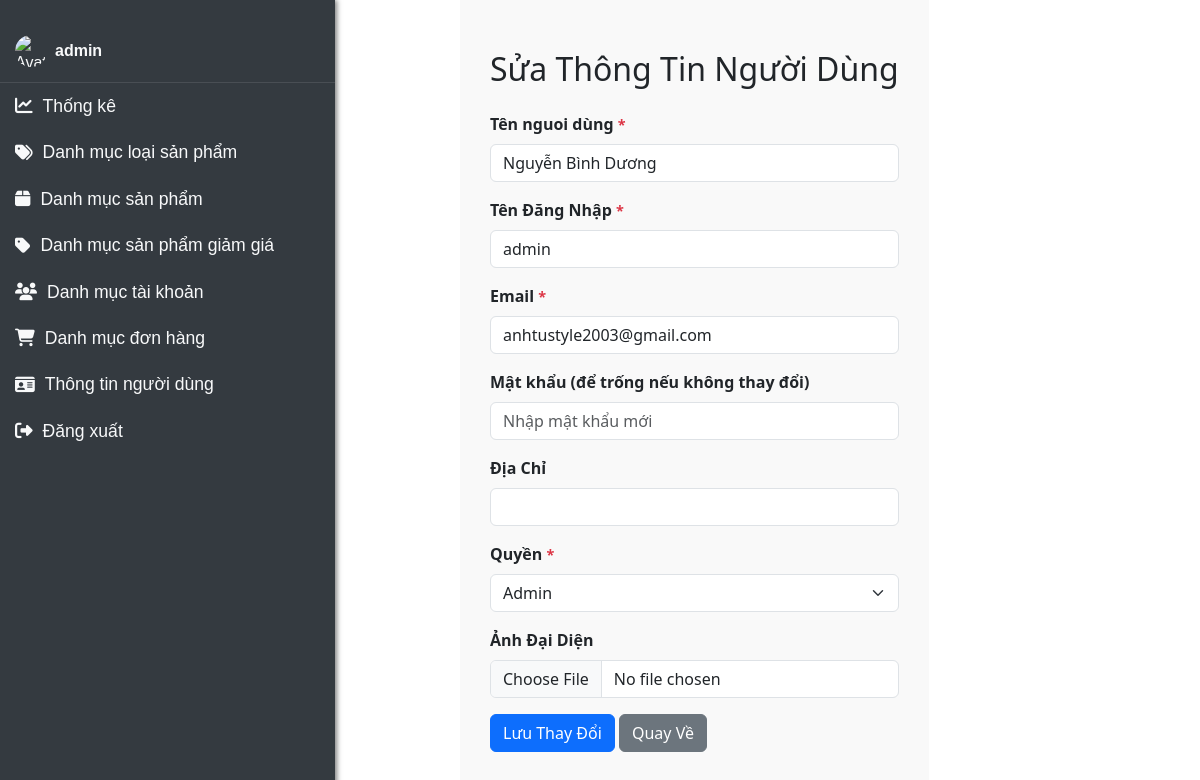
The app's page /Admin/Pages/form_users.php?datakey=14 (signed in) with its own data.
### tables this page shows
CREATE TABLE `user` (
  `user_id` int(11) NOT NULL,
  `username` varchar(25) NOT NULL,
  `name` varchar(150) NOT NULL,
  `password` varchar(255) NOT NULL,
  `email` varchar(255) DEFAULT NULL,
  `role` tinyint(1) NOT NULL DEFAULT 0,
  `avatar` varchar(255) DEFAULT NULL,
  `created_at` timestamp NOT NULL DEFAULT current_timestamp(),
  `updated_at` timestamp NOT NULL DEFAULT current_timestamp() ON UPDATE current_timestamp(),
  `status` tinyint(1) NOT NULL DEFAULT 1,
  `last_login` timestamp NULL DEFAULT NULL
);

### Admin/Pages/form_users.php (the view, shortened to what this page needs)
<?php
include('./admin_website.php');
include('../../connect_SQL/connect.php');
$dataKey = isset($_GET['datakey']) ? $_GET['datakey'] : null;
$sqlUser = "SELECT * FROM user WHERE user_id = ?";
$stmt = $connect->prepare($sqlUser);
$stmt->bind_param("i", $dataKey);
$stmt->execute();
$result = $stmt->get_result();
$user = $result->fetch_assoc();
?>
<!doctype html>
<html lang="en">
<head>
  <link rel="stylesheet" href="https://maxcdn.bootstrapcdn.com/bootstrap/5.3.1/css/bootstrap.min.css">
</head>
<body>
  <div class="content">
    <h2 class="text-center mb-4">Sửa Thông Tin Người Dùng</h2>
    <form action="../Includes/BE/edit_users.php" method="post" enctype="multipart/form-data">
      <div class="mb-3">
        <label class="form-label">Tên nguoi dùng <span class="text-danger">*</span></label>
        <input value="<?= htmlspecialchars($user['name']) ?>" name="name" type="text" class="form-control" required>
      </div>
      <div class="mb-3">
        <label class="form-label">Tên Đăng Nhập <span class="text-danger">*</span></label>
        <input value="<?= htmlspecialchars($user['username']) ?>" name="username" type="text" class="form-control" required>
      </div>
      <div class="mb-3">
        <label class="form-label">Email <span class="text-danger">*</span></label>
        <input value="<?= htmlspecialchars($user['email']) ?>" name="email" type="email" class="form-control" required>
      </div>
      <div class="mb-3">
        <label class="form-label">Mật khẩu (để trống nếu không thay đổi)</label>
        <input name="password" type="password" class="form-control" placeholder="Nhập mật khẩu mới">
      </div>
      <div class="mb-3">
        <label class="form-label">Địa Chỉ</label>
        <input value="<?= htmlspecialchars($user['address']) ?>" name="address" type="text" class="form-control">
      </div>
      <div class="mb-3">
        <label class="form-label">Quyền <span class="text-danger">*</span></label>
        <select name="role" class="form-select" required>
          <option value="Admin" <?= ($user['role'] === 'Admin') ? 'selected' : ''; ?>>Admin</option>
        </select>
      </div>
      <div class="mb-3">
        <label class="form-label">Ảnh Đại Diện</label>
        <input type="file" name="avatar" class="form-control" accept="image/*">
      </div>
      <button type="submit" name="submit" class="btn btn-primary">Lưu Thay Đổi</button>
      <a href="../Pages/list_user.php" class="btn btn-secondary">Quay Về</a>
    </form>
  </div>
</body>
</html>

### Admin/Includes/FE/menu.php (style rules this page uses)
body { font-family: 'Arial', sans-serif; background-color: #f8f9fa; display: flex; margin: 0; transition: margin-left 0.3s; }
.content { margin-left: 200px; }

### Admin/Pages/form_users.php (style rules this page uses)
.content { padding: 50px 30px; background-color: #f9f9f9; }
.form-label { font-weight: bold; }
.text-danger { font-size: 0.9rem; }

### records on screen
user: name "Nguyễn Bình Dương", username "admin", email "anhtustyle2003@gmail.com"

### other values on screen
$_SESSION['username'] "admin"
